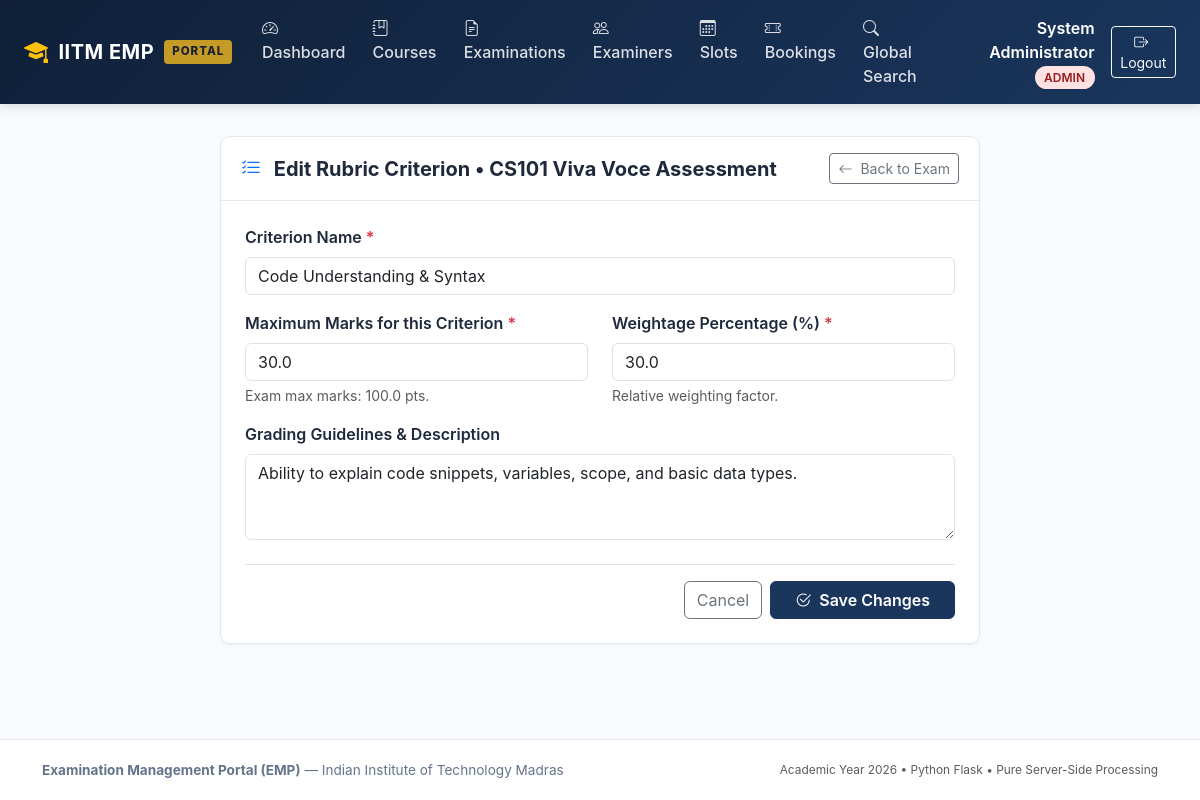
The app's page /admin/rubrics/1/edit (signed in) with its own data.
### models/user.py (models this page shows, shortened)
class User(UserMixin, db.Model):
    __tablename__ = 'users'
    id = db.Column(db.Integer, primary_key=True, autoincrement=True)
    name = db.Column(db.String(150), nullable=False)
    email = db.Column(db.String(150), unique=True, nullable=False, index=True)
    password_hash = db.Column(db.String(256), nullable=False)
    role = db.Column(db.String(20), nullable=False)
    status = db.Column(db.String(20), nullable=False, default='active')
    created_at = db.Column(db.DateTime, default=datetime.now, nullable=False)
    examiner_profile = db.relationship('ExaminerProfile', back_populates='user', uselist=False, cascade='all, delete-orphan')
    slots = db.relationship('ExaminationSlot', back_populates='examiner', foreign_keys='ExaminationSlot.examiner_id', cascade='all, delete-orphan')
    bookings = db.relationship('Booking', back_populates='student', foreign_keys='Booking.student_id', cascade='all, delete-orphan')

### models/examination.py (models this page shows, shortened)
class Examination(db.Model):
    __tablename__ = 'examinations'
    exam_id = db.Column(db.Integer, primary_key=True, autoincrement=True)
    course_id = db.Column(db.Integer, db.ForeignKey('courses.course_id', ondelete='CASCADE'), nullable=False)
    examination_name = db.Column(db.String(200), nullable=False)
    examination_type = db.Column(db.String(50), nullable=False)
    duration = db.Column(db.Integer, nullable=False, default=30)
    maximum_marks = db.Column(db.Float, nullable=False, default=100.0)
    slot_creation_start = db.Column(db.DateTime, nullable=False)
    slot_creation_end = db.Column(db.DateTime, nullable=False)
    slot_booking_start = db.Column(db.DateTime, nullable=False)
    slot_booking_end = db.Column(db.DateTime, nullable=False)
    status = db.Column(db.String(30), nullable=False, default='Draft')
    course = db.relationship('Course', back_populates='examinations')
    rubrics = db.relationship('Rubric', back_populates='examination', cascade='all, delete-orphan')
    slots = db.relationship('ExaminationSlot', back_populates='examination', cascade='all, delete-orphan')

### models/rubric.py (models this page shows, shortened)
class Rubric(db.Model):
    __tablename__ = 'rubrics'
    rubric_id = db.Column(db.Integer, primary_key=True, autoincrement=True)
    examination_id = db.Column(db.Integer, db.ForeignKey('examinations.exam_id', ondelete='CASCADE'), nullable=False)
    criterion_name = db.Column(db.String(200), nullable=False)
    maximum_marks = db.Column(db.Float, nullable=False)
    weightage = db.Column(db.Float, nullable=False, default=100.0)
    description = db.Column(db.Text, nullable=True)
    examination = db.relationship('Examination', back_populates='rubrics')
    evaluations = db.relationship('Evaluation', back_populates='rubric', cascade='all, delete-orphan')

### routes/admin.py (the view, shortened to what this page needs)
@admin_bp.route('/rubrics/<int:rubric_id>/edit', methods=['GET', 'POST'])
def edit_rubric(rubric_id):
    rubric = db.session.get(Rubric, rubric_id) or abort(404)
    exam = rubric.examination
    return render_template('admin/rubric_form.html', exam=exam, rubric=rubric, is_edit=True)

### routes/admin.py (called while the page is built)
@admin_bp.before_request
@login_required
@role_required('admin')
def check_admin():
    pass

### templates/admin/rubric_form.html (shortened to what this page needs)
{% extends 'base.html' %}
{% block content %}
<div class="row justify-content-center">
  <div class="col-lg-8">
    <div class="emp-card">
      <div class="emp-card-header d-flex justify-content-between align-items-center">
        <h5 class="mb-0 fw-bold">
          <i class="bi bi-list-check text-primary me-2"></i>
          {% if is_edit %}Edit Rubric Criterion{% else %}New Rubric Criterion{% endif %} &bull; {{ exam.examination_name }}
        </h5>
        <a href="{{ url_for('admin.examination_detail', exam_id=exam.exam_id) }}" class="btn btn-sm btn-outline-secondary">
          <i class="bi bi-arrow-left me-1"></i> Back to Exam
        </a>
      </div>
      <div class="p-4">
        <form method="POST" action="{% if is_edit %}{{ url_for('admin.edit_rubric', rubric_id=rubric.rubric_id) }}{% else %}{{ url_for('admin.new_rubric', exam_id=exam.exam_id) }}{% endif %}">
          <div class="mb-3">
            <label for="criterion_name" class="form-label fw-semibold">Criterion Name <span class="text-danger">*</span></label>
            <input type="text" class="form-control" id="criterion_name" name="criterion_name"
                   value="{% if is_edit %}{{ rubric.criterion_name }}{% else %}{{ request.form.get('criterion_name', '') }}{% endif %}"
                   placeholder="e.g. Code Structure & Syntax Mastery" required autofocus>
          </div>
          <div class="row mb-3">
            <div class="col-md-6">
              <label for="maximum_marks" class="form-label fw-semibold">Maximum Marks for this Criterion <span class="text-danger">*</span></label>
              <input type="number" step="any" class="form-control" id="maximum_marks" name="maximum_marks" min="0.1"
                     value="{% if is_edit %}{{ rubric.maximum_marks }}{% else %}{{ request.form.get('maximum_marks', 25.0) }}{% endif %}" required>
              <div class="form-text">Exam max marks: {{ exam.maximum_marks }} pts.</div>
            </div>
            <div class="col-md-6">
              <label for="weightage" class="form-label fw-semibold">Weightage Percentage (%) <span class="text-danger">*</span></label>
              <input type="number" step="any" class="form-control" id="weightage" name="weightage" min="0" max="100"
                     value="{% if is_edit %}{{ rubric.weightage }}{% else %}{{ request.form.get('weightage', 100.0) }}{% endif %}" required>
              <div class="form-text">Relative weighting factor.</div>
            </div>
          </div>
          <div class="mb-4">
            <label for="description" class="form-label fw-semibold">Grading Guidelines & Description</label>
            <textarea class="form-control" id="description" name="description" rows="3"
                      placeholder="Specify what examiners should look for when assigning marks...">{% if is_edit %}{{ rubric.description or '' }}{% else %}{{ request.form.get('description', '') }}{% endif %}</textarea>
          </div>
          <div class="d-flex justify-content-end gap-2 border-top pt-3">
            <a href="{{ url_for('admin.examination_detail', exam_id=exam.exam_id) }}" class="btn btn-outline-secondary">Cancel</a>
            <button type="submit" class="btn btn-emp-primary px-4 fw-semibold">
              <i class="bi bi-check2-circle me-1"></i> {% if is_edit %}Save Changes{% else %}Add Criterion{% endif %}
            </button>
          </div>
        </form>
      </div>
    </div>
  </div>
</div>
{% endblock %}

### templates/base.html (shortened to what this page needs)
<!DOCTYPE html>
<html lang="en">
<head>
  <link href="https://cdn.jsdelivr.net/npm/bootstrap@5.3.3/dist/css/bootstrap.min.css" rel="stylesheet">
  <link href="https://cdn.jsdelivr.net/npm/bootstrap-icons@1.11.3/font/bootstrap-icons.min.css" rel="stylesheet">
  <link rel="stylesheet" href="{{ url_for('static', filename='css/style.css') }}">
</head>
<body>
  <nav class="navbar navbar-expand-lg navbar-dark emp-navbar sticky-top">
    <div class="container-fluid px-lg-4">
      <a class="navbar-brand emp-brand" href="{{ url_for('index') }}">
        <i class="bi bi-mortarboard-fill text-warning fs-4"></i>
        <span>IITM EMP</span>
        <span class="emp-brand-badge">PORTAL</span>
      </a>
      <div class="collapse navbar-collapse" id="empNavbarNav">
        <ul class="navbar-nav me-auto mb-2 mb-lg-0">
          {% if current_user.is_authenticated %}
            {% if current_user.role == 'admin' %}
              <li class="nav-item">
                <a class="nav-link {% if request.endpoint == 'admin.dashboard' %}active{% endif %}" href="{{ url_for('admin.dashboard') }}">
                  <i class="bi bi-speedometer2 me-1"></i> Dashboard
                </a>
              </li>
              <li class="nav-item">
                <a class="nav-link {% if 'courses' in request.endpoint %}active{% endif %}" href="{{ url_for('admin.courses') }}">
                  <i class="bi bi-journal-bookmark me-1"></i> Courses
                </a>
              </li>
              <li class="nav-item">
                <a class="nav-link {% if 'examination' in request.endpoint %}active{% endif %}" href="{{ url_for('admin.examinations') }}">
                  <i class="bi bi-file-earmark-text me-1"></i> Examinations
                </a>
              </li>
              <li class="nav-item">
                <a class="nav-link {% if 'examiners' in request.endpoint %}active{% endif %}" href="{{ url_for('admin.examiners') }}">
                  <i class="bi bi-people me-1"></i> Examiners
                </a>
              </li>
              <li class="nav-item">
                <a class="nav-link {% if 'slots' in request.endpoint %}active{% endif %}" href="{{ url_for('admin.slots') }}">
                  <i class="bi bi-calendar3 me-1"></i> Slots
                </a>
              </li>
              <li class="nav-item">
                <a class="nav-link {% if 'bookings' in request.endpoint %}active{% endif %}" href="{{ url_for('admin.bookings') }}">
                  <i class="bi bi-ticket-perforated me-1"></i> Bookings
                </a>
              </li>
              <li class="nav-item">
                <a class="nav-link {% if request.endpoint == 'admin.search' %}active{% endif %}" href="{{ url_for('admin.search') }}">
                  <i class="bi bi-search me-1"></i> Global Search
                </a>
              </li>
            {% endif %}
          {% endif %}
        </ul>
        <div class="d-flex align-items-center gap-3">
          {% if current_user.is_authenticated %}
            <div class="text-white text-end d-none d-md-block">
              <span class="fw-semibold">{{ current_user.name }}</span>
              <span class="user-role-badge role-{{ current_user.role }} ms-1">{{ current_user.role }}</span>
            </div>
            <a href="{{ url_for('auth.logout') }}" class="btn btn-outline-light btn-sm">
              <i class="bi bi-box-arrow-right me-1"></i> Logout
            </a>
          {% endif %}
        </div>
      </div>
    </div>
  </nav>
  <main class="container-fluid px-lg-4 py-3">
    {% block content %}{% endblock %}
  </main>
  <footer class="emp-footer text-center mt-auto">
    <div class="container">
      <div class="d-flex flex-column flex-md-row justify-content-between align-items-center">
        <div>
          <strong>Examination Management Portal (EMP)</strong> &mdash; Indian Institute of Technology Madras
        </div>
        <div class="text-muted small mt-2 mt-md-0">
          Academic Year {{ current_year }} &bull; Python Flask &bull; Pure Server-Side Processing
        </div>
      </div>
    </div>
  </footer>
</body>
</html>

### static/css/style.css (style rules this page uses)
:root { --emp-primary: #1a365d; --emp-primary-light: #2b6cb0; --emp-primary-dark: #0f2038; --emp-accent: #c59b27; --emp-accent-hover: #b0881e; --emp-bg: #f8fafc; --emp-card-bg: #ffffff; --emp-border: #e2e8f0; --emp-text-main: #1e293b; --emp-text-muted: #64748b; --emp-success: #10b981; --emp-warning: #f59e0b; --emp-danger: #ef4444; }
body { font-family: -apple-system, BlinkMacSystemFont, "Segoe UI", Roboto, "Helvetica Neue", Arial, sans-serif; background-color: var(--emp-bg); color: var(--emp-text-main); min-height: 100vh; display: flex; flex-direction: column; }
.emp-navbar { background: linear-gradient(135deg, var(--emp-primary-dark) 0%, var(--emp-primary) 100%); box-shadow: 0 2px 10px rgba(0, 0, 0, 0.15); }
.emp-brand { font-weight: 700; letter-spacing: 0.5px; color: #ffffff !important; display: flex; align-items: center; gap: 10px; }
.emp-brand-badge { background: var(--emp-accent); color: #1a202c; font-size: 0.72rem; font-weight: 800; padding: 3px 8px; border-radius: 4px; letter-spacing: 1px; }
.navbar-dark .navbar-nav .nav-link { color: rgba(255, 255, 255, 0.85); font-weight: 500; transition: all 0.2s ease; padding: 0.5rem 0.85rem; border-radius: 6px; }
.user-role-badge { font-size: 0.75rem; font-weight: 600; text-transform: uppercase; padding: 0.25rem 0.6rem; border-radius: 20px; }
.role-admin { background-color: #fee2e2; color: #991b1b; }
main { flex: 1 0 auto; }
.emp-card { background: var(--emp-card-bg); border: 1px solid var(--emp-border); border-radius: 10px; box-shadow: 0 1px 3px rgba(0, 0, 0, 0.05); transition: box-shadow 0.2s ease; }
.emp-card-header { background: #ffffff; border-bottom: 1px solid var(--emp-border); font-weight: 600; padding: 1rem 1.25rem; border-radius: 10px 10px 0 0; }
.btn-emp-primary { background-color: var(--emp-primary); border-color: var(--emp-primary); color: #ffffff; }
.emp-footer { background: #ffffff; border-top: 1px solid var(--emp-border); padding: 1.25rem 0; font-size: 0.85rem; color: var(--emp-text-muted); }

### records on screen
User: name "System Administrator", role "ADMIN"
Examination: examination_name "CS101 Viva Voce Assessment", maximum_marks "100.0"
Rubric: criterion_name "Code Understanding & Syntax", maximum_marks "30.0", weightage "30.0", description "Ability to explain code snippets, variables, scope, and basic data types."
